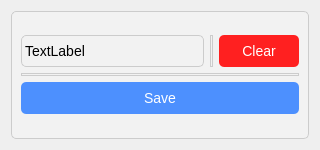
<?xml version="1.0" encoding="UTF-8"?>
<ui version="4.0">
 <class>Dialog</class>
 <widget class="QDialog" name="Dialog">
  <property name="geometry">
   <rect>
    <x>0</x>
    <y>0</y>
    <width>320</width>
    <height>150</height>
   </rect>
  </property>
  <property name="minimumSize">
   <size>
    <width>320</width>
    <height>150</height>
   </size>
  </property>
  <property name="maximumSize">
   <size>
    <width>400</width>
    <height>185</height>
   </size>
  </property>
  <property name="windowTitle">
   <string>Custom Shortcut</string>
  </property>
  <property name="styleSheet">
   <string notr="true">QLineEdit {
    background-color: #f2f2f2;
    border: 1px solid #cccccc;
    border-radius: 5px;
    padding: 5px;
    font-size: 14px; /* Adjust the font size here */
}

QLineEdit:focus {
    border-color: #4d90fe;
}
QLabel {
    border-color: #4d90fe;
}

QLineEdit:hover {
    background-color: #eaeaea; /* Add a lighter background color for hover effect */
}

/* QPushButton style */
QPushButton {
    background-color: #4d90fe;
    border: none;
    color: white;
    padding: 8px 16px;
    border-radius: 5px;
    font-size: 14px; /* Adjust the font size here */
}

QPushButton:hover {
    background-color: #357ae8;
}

QPushButton:pressed {
    background-color: #135ba1; /* Add a darker background color for click effect */
}

/* QFrame style */
QFrame {
    background-color: #f2f2f2;
    border: 1px solid #cccccc;
    border-radius: 5px;
    font-size: 14px; /* Adjust the font size here */
}</string>
  </property>
  <layout class="QGridLayout" name="gridLayout_3">
   <item row="0" column="0">
    <layout class="QGridLayout" name="gridLayout">
     <item row="0" column="0">
      <widget class="QFrame" name="frame">
       <property name="frameShape">
        <enum>QFrame::StyledPanel</enum>
       </property>
       <property name="frameShadow">
        <enum>QFrame::Raised</enum>
       </property>
       <layout class="QGridLayout" name="gridLayout_2">
        <item row="0" column="0">
         <layout class="QGridLayout" name="gridLayout_4">
          <item row="0" column="1">
           <widget class="Line" name="line">
            <property name="orientation">
             <enum>Qt::Vertical</enum>
            </property>
           </widget>
          </item>
          <item row="0" column="2">
           <widget class="QPushButton" name="clearbutton">
            <property name="minimumSize">
             <size>
              <width>80</width>
              <height>0</height>
             </size>
            </property>
            <property name="maximumSize">
             <size>
              <width>80</width>
              <height>16777215</height>
             </size>
            </property>
            <property name="styleSheet">
             <string notr="true">QPushButton {
    background-color: ;
	background-color: rgb(255, 32, 32);
    border: none;
    color: white; /* Text color */
    font-size: 14px; /* Adjust the font size here */
    padding: 8px 16px; /* Padding for the button */
    border-radius: 5px; /* Rounded corners */
}

QPushButton:hover {
    background-color: #357ae8; /* Lighter background color on hover */
}

QPushButton:pressed {
    background-color: #135ba1; /* Darker background color when the button is pressed */
}
</string>
            </property>
            <property name="text">
             <string>Clear</string>
            </property>
           </widget>
          </item>
          <item row="2" column="0" colspan="3">
           <widget class="QPushButton" name="SaveButton">
            <property name="text">
             <string>Save</string>
            </property>
           </widget>
          </item>
          <item row="1" column="0" colspan="3">
           <widget class="Line" name="line_2">
            <property name="orientation">
             <enum>Qt::Horizontal</enum>
            </property>
           </widget>
          </item>
          <item row="0" column="0">
           <widget class="QLabel" name="label">
            <property name="text">
             <string>TextLabel</string>
            </property>
           </widget>
          </item>
         </layout>
        </item>
       </layout>
      </widget>
     </item>
    </layout>
   </item>
  </layout>
 </widget>
 <resources/>
 <connections/>
</ui>
